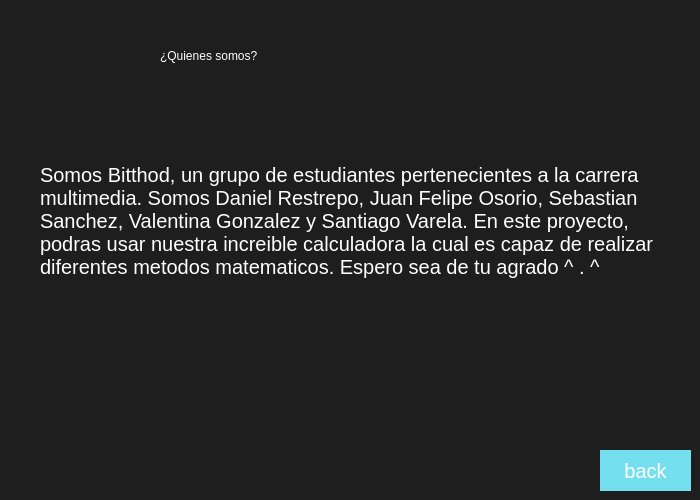
<?xml version="1.0" encoding="UTF-8"?>
<ui version="4.0">
 <class>MainWindow</class>
 <widget class="QMainWindow" name="MainWindow">
  <property name="geometry">
   <rect>
    <x>0</x>
    <y>0</y>
    <width>700</width>
    <height>500</height>
   </rect>
  </property>
  <property name="minimumSize">
   <size>
    <width>700</width>
    <height>500</height>
   </size>
  </property>
  <property name="maximumSize">
   <size>
    <width>700</width>
    <height>500</height>
   </size>
  </property>
  <property name="windowTitle">
   <string>MainWindow</string>
  </property>
  <property name="styleSheet">
   <string notr="true">QWidget{
background-color:#1E1E1E;
}


QPushButton{
background-color:#74E0Ef;
color:white;
font: 30pt &quot;Impact&quot;;
border-radius:25px;
}

QPushButton:hover{
background-color:#7A63FF;
color:#74E0Ef;
font: 30pt &quot;Impact&quot;;
border-radius:30px;
}

</string>
  </property>
  <widget class="QWidget" name="centralwidget">
   <widget class="QLabel" name="label">
    <property name="geometry">
     <rect>
      <x>160</x>
      <y>20</y>
      <width>391</width>
      <height>71</height>
     </rect>
    </property>
    <property name="styleSheet">
     <string notr="true">color:white;
font: 40pt &quot;Impact&quot;;
</string>
    </property>
    <property name="text">
     <string>¿Quienes somos?</string>
    </property>
   </widget>
   <widget class="QPushButton" name="backButton">
    <property name="geometry">
     <rect>
      <x>600</x>
      <y>450</y>
      <width>91</width>
      <height>41</height>
     </rect>
    </property>
    <property name="styleSheet">
     <string notr="true">font:20px;
border-radius:90px;</string>
    </property>
    <property name="text">
     <string>back</string>
    </property>
   </widget>
   <widget class="QLabel" name="label_2">
    <property name="geometry">
     <rect>
      <x>40</x>
      <y>130</y>
      <width>621</width>
      <height>181</height>
     </rect>
    </property>
    <property name="styleSheet">
     <string notr="true">color:white;
font:20px;
display:absolute;</string>
    </property>
    <property name="text">
     <string>Somos Bitthod, un grupo de estudiantes pertenecientes a la carrera multimedia. Somos Daniel Restrepo, Juan Felipe Osorio, Sebastian Sanchez, Valentina Gonzalez y Santiago Varela. En este proyecto, podras usar nuestra increible calculadora la cual es capaz de realizar diferentes metodos matematicos. Espero sea de tu agrado ^ . ^</string>
    </property>
    <property name="scaledContents">
     <bool>false</bool>
    </property>
    <property name="wordWrap">
     <bool>true</bool>
    </property>
   </widget>
  </widget>
 </widget>
 <resources/>
 <connections/>
</ui>
